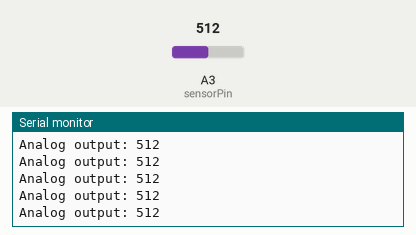
Recording of a sketch running on a simulated Arduino Uno, built with avr-gcc and run on an emulated ATmega328P. Shown: the last lines printed to the serial monitor. The test bench sets the inputs (shaded band); at power-on: A3 (sensorPin) = 512.

Above: at 1.2 s.
1.3 s: A3 (sensorPin) set to 105
At 2.3 s:
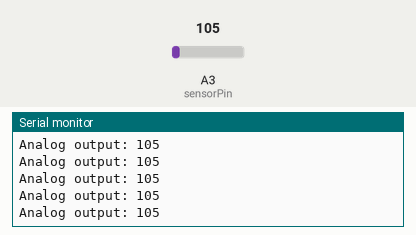
2.8 s: A3 (sensorPin) set to 88
At 3.7 s:
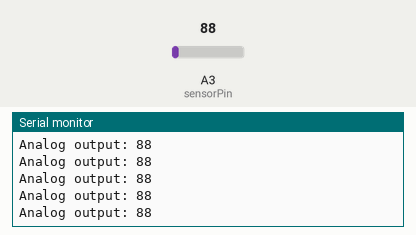
11.8 s: A3 (sensorPin) set to 8
At 12.6 s:
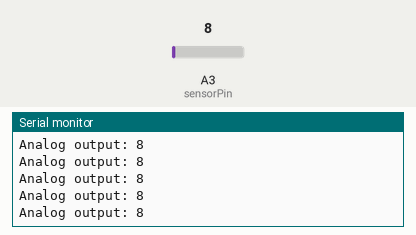
14.8 s: A3 (sensorPin) set to 11
At 15.5 s:
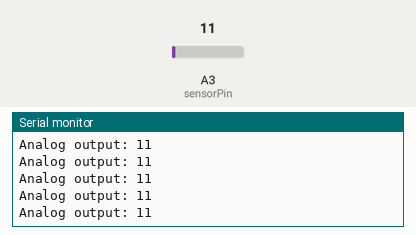
Timing chart, 0 to 17.3 s (numbered marks = the images above; inputs shaded):
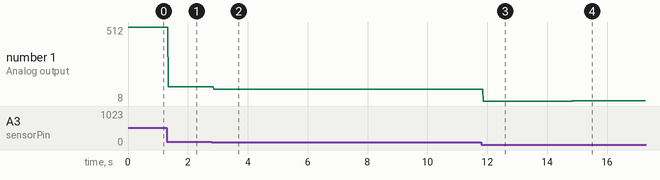

Measured:
- after the input at 1.3 s, the serial monitor: prints a new line after 0.05 s (image 1)
- after the input at 2.8 s, the serial monitor: prints a new line after 0.07 s (image 2)
- after the input at 11.8 s, the serial monitor: prints a new line after 0.06 s (image 3)
- after the input at 14.8 s, the serial monitor: prints a new line after 0.06 s (image 4)
- plotted number 1: 512 → 105 after the input at 1.3 s, 105 → 88 after the input at 2.8 s, 88 → 8 after the input at 11.8 s, 8 → 11 after the input at 14.8 s

The sketch:

percobaan6.ino
```cpp
int sensorPower = 7;
int sensorPin = 3;

void setup() {
	pinMode(sensorPower, OUTPUT);

	digitalWrite(sensorPower, LOW);

	Serial.begin(9600);
}

void loop() {

	Serial.print("Analog output: ");
        digitalWrite(sensorPower, HIGH);
	int val = analogRead(sensorPin);
	digitalWrite(sensorPower, LOW);
	Serial.println(val);
}
```
